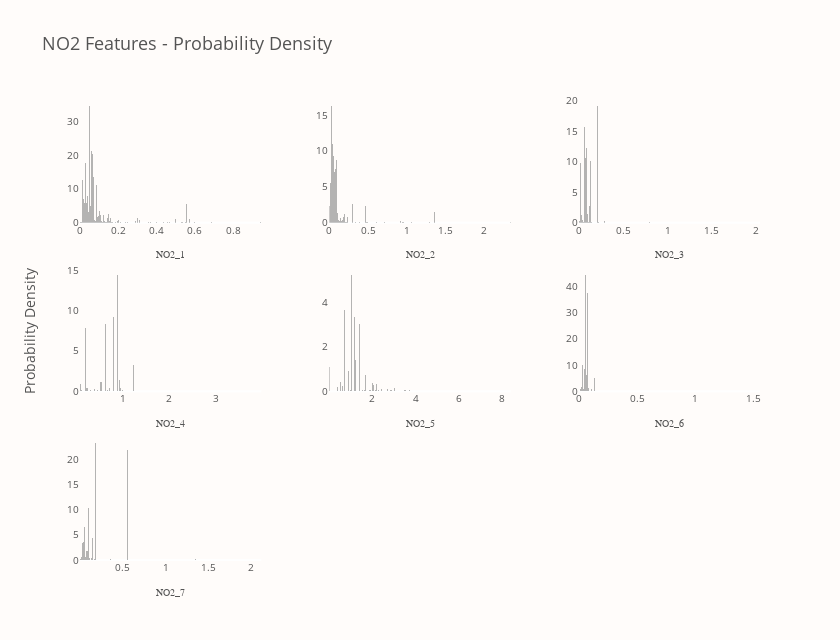

This figure's notebook cell:
### Code cell
no2_group = "NO2"
no2_vars = train.columns[train.columns.str.startswith(no2_group)]

fig = draw_dist_for_group(no2_group, no2_vars)
fig.show()

### Figure 1 — Plotly figure (JSON) as saved in the notebook; plotly's stock layout.template omitted (floating-point values rounded to 4 significant figures; data arrays with more than 128 entries replaced by an {"elided": "..."} marker saying what was removed)
{"data": [{"marker": {"color": "#6B6A6A", "line": {"width": 0}}, "name": "NO2_1", "opacity": 0.5, "showlegend": false, "type": "bar", "x": {"elided": "201 float values"}, "xaxis": "x", "y": {"elided": "200 float values"}, "yaxis": "y"}, {"marker": {"color": "#6B6A6A", "line": {"width": 0}}, "name": "NO2_2", "opacity": 0.5, "showlegend": false, "type": "bar", "x": {"elided": "201 float values"}, "xaxis": "x2", "y": {"elided": "200 float values"}, "yaxis": "y2"}, {"marker": {"color": "#6B6A6A", "line": {"width": 0}}, "name": "NO2_3", "opacity": 0.5, "showlegend": false, "type": "bar", "x": {"elided": "201 float values"}, "xaxis": "x3", "y": {"elided": "200 float values"}, "yaxis": "y3"}, {"marker": {"color": "#6B6A6A", "line": {"width": 0}}, "name": "NO2_4", "opacity": 0.5, "showlegend": false, "type": "bar", "x": {"elided": "201 float values"}, "xaxis": "x4", "y": {"elided": "200 float values"}, "yaxis": "y4"}, {"marker": {"color": "#6B6A6A", "line": {"width": 0}}, "name": "NO2_5", "opacity": 0.5, "showlegend": false, "type": "bar", "x": {"elided": "201 float values"}, "xaxis": "x5", "y": {"elided": "200 float values"}, "yaxis": "y5"}, {"marker": {"color": "#6B6A6A", "line": {"width": 0}}, "name": "NO2_6", "opacity": 0.5, "showlegend": false, "type": "bar", "x": {"elided": "201 float values"}, "xaxis": "x6", "y": {"elided": "200 float values"}, "yaxis": "y6"}, {"marker": {"color": "#6B6A6A", "line": {"width": 0}}, "name": "NO2_7", "opacity": 0.5, "showlegend": false, "type": "bar", "x": {"elided": "201 float values"}, "xaxis": "x7", "y": {"elided": "200 float values"}, "yaxis": "y7"}], "layout": {"annotations": [{"font": {"size": 14}, "showarrow": false, "text": "Probability Density", "textangle": -90, "x": 0, "xanchor": "right", "xref": "paper", "xshift": -40, "y": 0.5, "yanchor": "middle", "yref": "paper"}], "bargap": 0, "font": {"color": "#545454"}, "height": 640, "paper_bgcolor": "#FFFCFA", "plot_bgcolor": "#FFFCFA", "title": {"font": {"size": 18}, "text": "NO2 Features - Probability Density"}, "width": 840, "xaxis": {"anchor": "y", "domain": [0, 0.2667], "showgrid": false, "tickfont": {"size": 10}, "title": {"font": {"family": "Arial Black", "size": 10}, "text": "NO2_1"}}, "xaxis2": {"anchor": "y2", "domain": [0.3667, 0.6333], "showgrid": false, "tickfont": {"size": 10}, "title": {"font": {"family": "Arial Black", "size": 10}, "text": "NO2_2"}}, "xaxis3": {"anchor": "y3", "domain": [0.7333, 1], "showgrid": false, "tickfont": {"size": 10}, "title": {"font": {"family": "Arial Black", "size": 10}, "text": "NO2_3"}}, "xaxis4": {"anchor": "y4", "domain": [0, 0.2667], "showgrid": false, "tickfont": {"size": 10}, "title": {"font": {"family": "Arial Black", "size": 10}, "text": "NO2_4"}}, "xaxis5": {"anchor": "y5", "domain": [0.3667, 0.6333], "showgrid": false, "tickfont": {"size": 10}, "title": {"font": {"family": "Arial Black", "size": 10}, "text": "NO2_5"}}, "xaxis6": {"anchor": "y6", "domain": [0.7333, 1], "showgrid": false, "tickfont": {"size": 10}, "title": {"font": {"family": "Arial Black", "size": 10}, "text": "NO2_6"}}, "xaxis7": {"anchor": "y7", "domain": [0, 0.2667], "showgrid": false, "tickfont": {"size": 10}, "title": {"font": {"family": "Arial Black", "size": 10}, "text": "NO2_7"}}, "xaxis8": {"anchor": "y8", "domain": [0.3667, 0.6333]}, "xaxis9": {"anchor": "y9", "domain": [0.7333, 1]}, "yaxis": {"anchor": "x", "domain": [0.7333, 1], "showgrid": false, "tickfont": {"size": 10}}, "yaxis2": {"anchor": "x2", "domain": [0.7333, 1], "showgrid": false, "tickfont": {"size": 10}}, "yaxis3": {"anchor": "x3", "domain": [0.7333, 1], "showgrid": false, "tickfont": {"size": 10}}, "yaxis4": {"anchor": "x4", "domain": [0.3667, 0.6333], "showgrid": false, "tickfont": {"size": 10}}, "yaxis5": {"anchor": "x5", "domain": [0.3667, 0.6333], "showgrid": false, "tickfont": {"size": 10}}, "yaxis6": {"anchor": "x6", "domain": [0.3667, 0.6333], "showgrid": false, "tickfont": {"size": 10}}, "yaxis7": {"anchor": "x7", "domain": [0, 0.2667], "showgrid": false, "tickfont": {"size": 10}}, "yaxis8": {"anchor": "x8", "domain": [0, 0.2667]}, "yaxis9": {"anchor": "x9", "domain": [0, 0.2667]}}}
